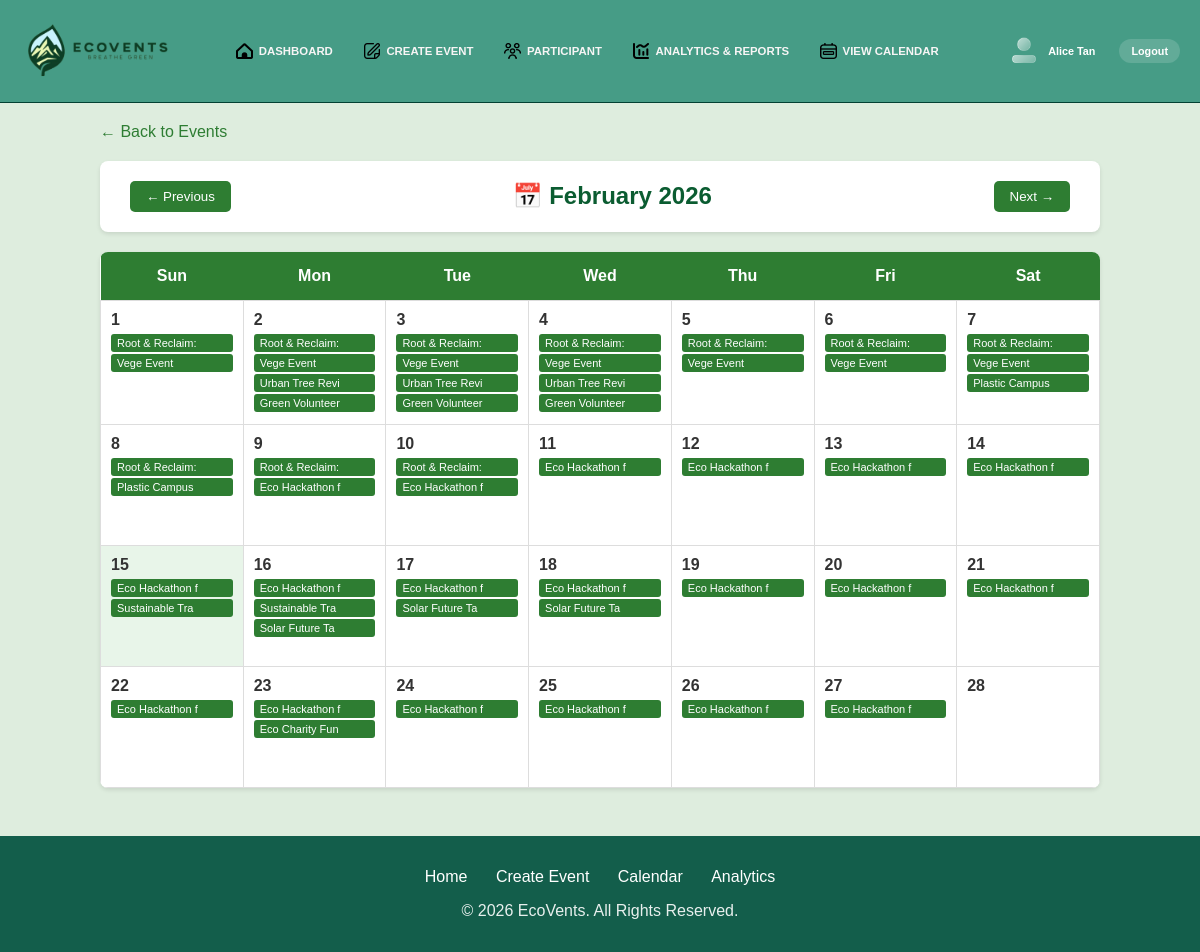
The page /event_calendar.php (signed in) on the database its author committed.
### tables this page shows
CREATE TABLE `event` (
  `eventID` int(11) NOT NULL,
  `user_id` varchar(255) NOT NULL,
  `event_name` varchar(255) NOT NULL,
  `event_type` varchar(255) NOT NULL,
  `description` text NOT NULL,
  `start_date` date NOT NULL,
  `end_date` date NOT NULL,
  `start_time` time NOT NULL,
  `end_time` time NOT NULL,
  `sustainability` varchar(255) NOT NULL,
  `maximum_participant` int(11) NOT NULL,
  `earns_point` int(11) NOT NULL,
  `registration_deadlines` date NOT NULL,
  `participant_categories` varchar(255) NOT NULL,
  `image` varchar(255) NOT NULL,
  `event_cost` int(11) NOT NULL,
  `location` varchar(255) NOT NULL,
  `transportation_plan` varchar(255) NOT NULL,
  `collaborator_email` varchar(100) NOT NULL,
  `collaborator_category` varchar(100) NOT NULL,
  `organizer_name` varchar(100) NOT NULL,
  `organizer_email` varchar(100) NOT NULL,
  `organizer_contact_no` int(11) NOT NULL,
  `carbon_reduction` int(11) NOT NULL,
  `status` varchar(50) NOT NULL,
  `created_at` timestamp NOT NULL DEFAULT current_timestamp(),
  `updated_at` timestamp NOT NULL DEFAULT current_timestamp() ON UPDATE current_timestamp()
);

### event_calendar.php (the view, shortened to what this page needs)
<?php
include 'dbConn.php';
$user_id = $_SESSION['user_id'];
$month = isset($_POST['month']) ? $_POST['month'] : date('m');
$year = isset($_POST['year']) ? $_POST['year'] : date('Y');
$events_sql = "SELECT eventID, event_name, start_date, end_date, location
               FROM event
               WHERE user_id = '$user_id'
               AND ((MONTH(start_date) = '$month' AND YEAR(start_date) = '$year')
                    OR (MONTH(end_date) = '$month' AND YEAR(end_date) = '$year'))
               ORDER BY start_date";
$events_result = mysqli_query($conn, $events_sql);
$events_by_date = array();
while($event = mysqli_fetch_assoc($events_result)) {
    $start = new DateTime($event['start_date']);
    $end = new DateTime($event['end_date']);
    $end->modify('+1 day');
    $period = new DatePeriod($start, new DateInterval('P1D'), $end);
    foreach($period as $date) {
        $date_key = $date->format('Y-m-d');
        if(!isset($events_by_date[$date_key])) {
            $events_by_date[$date_key] = array();
        }
        $events_by_date[$date_key][] = $event;
    }
}
$first_day = mktime(0, 0, 0, $month, 1, $year);
$days_in_month = date('t', $first_day);
$day_of_week = date('w', $first_day);
$month_name = date('F Y', $first_day);
?>
<!DOCTYPE html>
<html lang="en">
<head>
    <link rel="stylesheet" href="style.css">
</head>
<body>
    <?php include 'header.php';?>
    <div class="container">
        <a href="participant.php" class="back">← Back to Events</a>
        <div class="calendar-header">
            <div class="nav-links">
                <form method="post" action="event_calendar.php">
                    <button type="submit">← Previous</button>
                </form>
            </div>
            <h2>📅 <?php echo $month_name; ?></h2>
            <div class="nav-links">
                <form method="post" action="event_calendar.php">
                    <button type="submit">Next →</button>
                </form>
            </div>
        </div>
        <div class="calendar">
            <table>
                <thead>
                    <tr>
                        <th>Sun</th>
                        <th>Mon</th>
                        <th>Tue</th>
                        <th>Wed</th>
                        <th>Thu</th>
                        <th>Fri</th>
                        <th>Sat</th>
                    </tr>
                </thead>
                <tbody>
                    <tr>
                    <?php
                    for($day = 1; $day <= $days_in_month; $day++) {
                        $current_date = sprintf('%04d-%02d-%02d', $year, $month, $day);
                        $is_today = ($current_date == date('Y-m-d')) ? 'today' : '';
                        echo '<td class="' . $is_today . '">';
                        echo '<div class="day-number">' . $day . '</div>';
                        if(isset($events_by_date[$current_date])) {
                            foreach($events_by_date[$current_date] as $event) {
                                echo '<div class="event-dot" title="' . htmlspecialchars($event['event_name']) . ' - ' . htmlspecialchars($event['location']) . '">';
                                echo htmlspecialchars(substr($event['event_name'], 0, 15));
                                echo '</div>';
                            }
                        }
                        echo '</td>';
                        if(($day + $day_of_week) % 7 == 0 && $day != $days_in_month) {
                            echo '</tr><tr>';
                        }
                    }
                    ?>
                    </tr>
                </tbody>
            </table>
        </div>
    </div>
<?php include 'footer.php'; ?>
</body>
</html>

### style.css (style rules this page uses)
body { margin: 0; font-family: Arial, sans-serif; }

### event_calendar.php (style rules this page uses)
body { background-color: #deedde; color: #0b5c31; font-family: Arial, sans-serif; }
.container { max-width: 1000px; margin: 20px auto; padding: 0 20px; }
.back { display: inline-block; color: #2e7d33; text-decoration: none; font-size: 16px; margin-bottom: 20px; }
.calendar-header { background: white; padding: 20px; border-radius: 8px; margin-bottom: 20px; display: flex; justify-content: space-between; align-items: center; box-shadow: 0 2px 4px rgba(0,0,0,0.1); }
.calendar-header h2 { margin: 0; color: #0b5c31; }
.nav-links form { display: inline-block; margin: 0 5px; }
.nav-links button { padding: 8px 16px; background: #2e7d32; color: white; text-decoration: none; border-radius: 5px; margin: 0 5px; border: none; cursor: pointer; }
.calendar { background: white; border-radius: 8px; overflow: hidden; box-shadow: 0 2px 4px rgba(0,0,0,0.1); }
table { width: 100%; border-collapse: collapse; }
th { background: #2e7d32; color: white; padding: 15px; text-align: center; font-weight: 600; }
td { padding: 10px; vertical-align: top; border: 1px solid #ddd; height: 100px; position: relative; }
.day-number { font-weight: bold; color: #333; margin-bottom: 5px; }
.today { background: #e8f5e9; }
.event-dot { background: #2e7d32; color: white; padding: 3px 6px; border-radius: 3px; font-size: 11px; display: block; margin: 2px 0; white-space: nowrap; overflow: hidden; text-overflow: ellipsis; }

### rows shown on the page
event: event_name "Root & Reclaim:"
event: event_name "Vege Event"
event: event_name "Urban Tree Revi"
event: event_name "Green Volunteer"
event: event_name "Plastic Campus"
event: event_name "Eco Hackathon f"
event: event_name "Sustainable Tra"
event: event_name "Solar Future Ta"
event: event_name "Eco Charity Fun"

### other values the page prints
$_SESSION['user_name'] "Alice Tan"
$month_name "February 2026"
